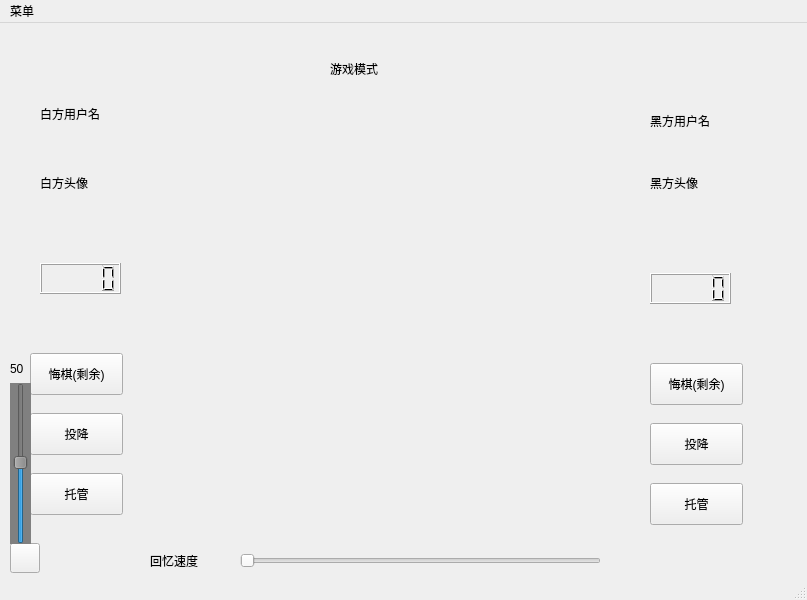
<?xml version="1.0" encoding="UTF-8"?>
<ui version="4.0">
 <class>GameView</class>
 <widget class="QMainWindow" name="GameView">
  <property name="enabled">
   <bool>true</bool>
  </property>
  <property name="geometry">
   <rect>
    <x>0</x>
    <y>0</y>
    <width>807</width>
    <height>600</height>
   </rect>
  </property>
  <property name="windowTitle">
   <string>MainWindow</string>
  </property>
  <property name="styleSheet">
   <string notr="true">BlueButton[enabled='false']{color:red;}</string>
  </property>
  <widget class="QWidget" name="centralwidget">
   <widget class="QLCDNumber" name="whiteCount">
    <property name="geometry">
     <rect>
      <x>40</x>
      <y>240</y>
      <width>81</width>
      <height>31</height>
     </rect>
    </property>
   </widget>
   <widget class="QLCDNumber" name="blackCount">
    <property name="geometry">
     <rect>
      <x>650</x>
      <y>250</y>
      <width>81</width>
      <height>31</height>
     </rect>
    </property>
   </widget>
   <widget class="QLabel" name="whiteImage">
    <property name="geometry">
     <rect>
      <x>40</x>
      <y>110</y>
      <width>100</width>
      <height>100</height>
     </rect>
    </property>
    <property name="styleSheet">
     <string notr="true"/>
    </property>
    <property name="frameShadow">
     <enum>QFrame::Plain</enum>
    </property>
    <property name="lineWidth">
     <number>0</number>
    </property>
    <property name="text">
     <string>白方头像</string>
    </property>
   </widget>
   <widget class="QLabel" name="whiteUser">
    <property name="geometry">
     <rect>
      <x>40</x>
      <y>80</y>
      <width>81</width>
      <height>21</height>
     </rect>
    </property>
    <property name="text">
     <string>白方用户名</string>
    </property>
   </widget>
   <widget class="QLabel" name="blackUser">
    <property name="geometry">
     <rect>
      <x>650</x>
      <y>90</y>
      <width>91</width>
      <height>16</height>
     </rect>
    </property>
    <property name="text">
     <string>黑方用户名</string>
    </property>
   </widget>
   <widget class="QLabel" name="blackImage">
    <property name="geometry">
     <rect>
      <x>650</x>
      <y>110</y>
      <width>100</width>
      <height>100</height>
     </rect>
    </property>
    <property name="styleSheet">
     <string notr="true"/>
    </property>
    <property name="lineWidth">
     <number>0</number>
    </property>
    <property name="text">
     <string>黑方头像</string>
    </property>
   </widget>
   <widget class="BlueButton" name="whiteRegret">
    <property name="enabled">
     <bool>true</bool>
    </property>
    <property name="geometry">
     <rect>
      <x>30</x>
      <y>330</y>
      <width>93</width>
      <height>42</height>
     </rect>
    </property>
    <property name="text">
     <string>悔棋(剩余)</string>
    </property>
   </widget>
   <widget class="BlueButton" name="blackRegret">
    <property name="geometry">
     <rect>
      <x>650</x>
      <y>340</y>
      <width>93</width>
      <height>42</height>
     </rect>
    </property>
    <property name="text">
     <string>悔棋(剩余)</string>
    </property>
   </widget>
   <widget class="BlueButton" name="whiteDeposit">
    <property name="geometry">
     <rect>
      <x>30</x>
      <y>450</y>
      <width>93</width>
      <height>42</height>
     </rect>
    </property>
    <property name="text">
     <string>托管</string>
    </property>
   </widget>
   <widget class="BlueButton" name="blackGiveup">
    <property name="geometry">
     <rect>
      <x>650</x>
      <y>400</y>
      <width>93</width>
      <height>42</height>
     </rect>
    </property>
    <property name="text">
     <string>投降</string>
    </property>
   </widget>
   <widget class="QLabel" name="gameMode">
    <property name="geometry">
     <rect>
      <x>330</x>
      <y>30</y>
      <width>151</width>
      <height>31</height>
     </rect>
    </property>
    <property name="text">
     <string>游戏模式</string>
    </property>
   </widget>
   <widget class="BlueButton" name="whiteGiveup">
    <property name="geometry">
     <rect>
      <x>30</x>
      <y>390</y>
      <width>93</width>
      <height>42</height>
     </rect>
    </property>
    <property name="text">
     <string>投降</string>
    </property>
   </widget>
   <widget class="BlueButton" name="blackDeposit">
    <property name="geometry">
     <rect>
      <x>650</x>
      <y>460</y>
      <width>93</width>
      <height>42</height>
     </rect>
    </property>
    <property name="text">
     <string>托管</string>
    </property>
   </widget>
   <widget class="QSlider" name="recallSlider">
    <property name="geometry">
     <rect>
      <x>240</x>
      <y>530</y>
      <width>361</width>
      <height>16</height>
     </rect>
    </property>
    <property name="minimum">
     <number>1</number>
    </property>
    <property name="maximum">
     <number>10</number>
    </property>
    <property name="value">
     <number>1</number>
    </property>
    <property name="orientation">
     <enum>Qt::Horizontal</enum>
    </property>
   </widget>
   <widget class="QLabel" name="recallLabel">
    <property name="geometry">
     <rect>
      <x>150</x>
      <y>530</y>
      <width>72</width>
      <height>15</height>
     </rect>
    </property>
    <property name="text">
     <string>回忆速度</string>
    </property>
   </widget>
   <widget class="QPushButton" name="voiceCtrl">
    <property name="geometry">
     <rect>
      <x>10</x>
      <y>520</y>
      <width>30</width>
      <height>30</height>
     </rect>
    </property>
    <property name="text">
     <string/>
    </property>
   </widget>
   <widget class="QSlider" name="voiceSlider">
    <property name="geometry">
     <rect>
      <x>10</x>
      <y>360</y>
      <width>21</width>
      <height>161</height>
     </rect>
    </property>
    <property name="styleSheet">
     <string notr="true">background-color:grey;</string>
    </property>
    <property name="value">
     <number>50</number>
    </property>
    <property name="orientation">
     <enum>Qt::Vertical</enum>
    </property>
   </widget>
   <widget class="QLabel" name="voiceNum">
    <property name="geometry">
     <rect>
      <x>10</x>
      <y>330</y>
      <width>31</width>
      <height>31</height>
     </rect>
    </property>
    <property name="text">
     <string>50</string>
    </property>
   </widget>
   <widget class="QLabel" name="whiteChess">
    <property name="geometry">
     <rect>
      <x>20</x>
      <y>80</y>
      <width>16</width>
      <height>16</height>
     </rect>
    </property>
    <property name="text">
     <string/>
    </property>
   </widget>
   <widget class="QLabel" name="blackChess">
    <property name="geometry">
     <rect>
      <x>630</x>
      <y>90</y>
      <width>16</width>
      <height>16</height>
     </rect>
    </property>
    <property name="text">
     <string/>
    </property>
   </widget>
  </widget>
  <widget class="QMenuBar" name="menubar">
   <property name="geometry">
    <rect>
     <x>0</x>
     <y>0</y>
     <width>807</width>
     <height>26</height>
    </rect>
   </property>
   <widget class="QMenu" name="menu">
    <property name="title">
     <string>菜单</string>
    </property>
    <addaction name="actionSave"/>
    <addaction name="actionLoad"/>
    <addaction name="separator"/>
    <addaction name="actioReturn"/>
    <addaction name="actionQuit"/>
   </widget>
   <addaction name="menu"/>
  </widget>
  <widget class="QStatusBar" name="statusbar"/>
  <action name="actionSave">
   <property name="icon">
    <iconset>
     <normaloff>:/images/saveIcon.png</normaloff>:/images/saveIcon.png</iconset>
   </property>
   <property name="text">
    <string>保存进度</string>
   </property>
   <property name="shortcut">
    <string>Ctrl+S</string>
   </property>
  </action>
  <action name="actionLoad">
   <property name="icon">
    <iconset>
     <normaloff>:/images/readIcon.png</normaloff>:/images/readIcon.png</iconset>
   </property>
   <property name="text">
    <string>读取进度</string>
   </property>
   <property name="toolTip">
    <string>读取进度</string>
   </property>
   <property name="shortcut">
    <string>Ctrl+L</string>
   </property>
  </action>
  <action name="actionQuit">
   <property name="icon">
    <iconset>
     <normaloff>:/images/exit.png</normaloff>:/images/exit.png</iconset>
   </property>
   <property name="text">
    <string>退出</string>
   </property>
  </action>
  <action name="actioReturn">
   <property name="text">
    <string>回到开始界面</string>
   </property>
  </action>
 </widget>
 <customwidgets>
  <customwidget>
   <class>BlueButton</class>
   <extends>QPushButton</extends>
   <header>bluebutton.h</header>
  </customwidget>
 </customwidgets>
 <resources/>
 <connections/>
</ui>
